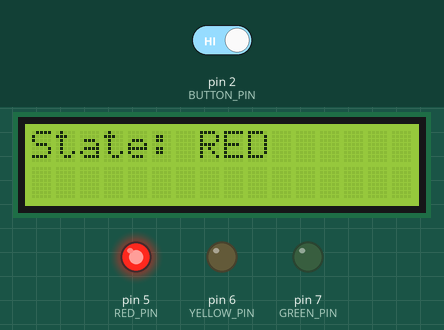
This sketch was run on a simulated Arduino Uno, built with avr-gcc and run on an emulated ATmega328P. On the bench: 16×2 character LCD, output pins drawn as LEDs (lit = HIGH). The test bench sets the inputs (shaded band); at power-on: pin 2 (BUTTON_PIN) HIGH. What the sketch prints to the serial monitor is not drawn.

Above: at 4.2 s.
4.3 s: pin 2 (BUTTON_PIN) driven HIGH
At 5.6 s:
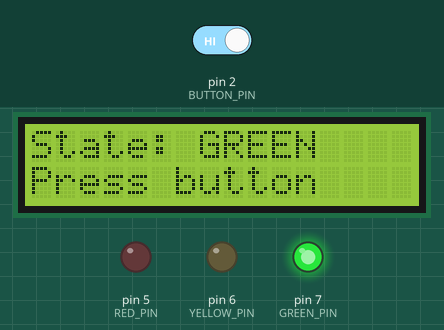
6.6 s: pin 2 (BUTTON_PIN) driven LOW
At 7.9 s:
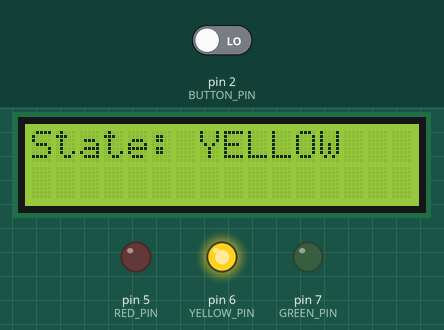
Timing chart, 0 to 15.2 s (numbered marks = the images above; inputs shaded):
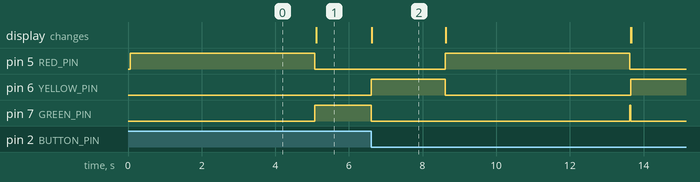

The sketch:

Task3_Pedestrian_Crossing.ino
```cpp
// =====================================================================
//  Task 3: Pedestrian crossing (a button causes a transition)
//  Display: 16x2 LCD with I2C backpack
// ---------------------------------------------------------------------
//  What this sketch does:
//    The same traffic light as Task 2, but GREEN no longer ends after
//    a fixed time. It stays GREEN until a pedestrian presses the button:
//
//        RED --(after 5 s)--> GREEN --(button pressed)--> YELLOW
//        YELLOW --(after 2 s)--> RED
//
//  Wiring (the same as Task 2, plus the button):
//    D5 -> 220 ohm -> RED LED    -> GND
//    D6 -> 220 ohm -> YELLOW LED -> GND
//    D7 -> 220 ohm -> GREEN LED  -> GND
//    Push button between D2 and GND
//    LCD:    GND -> GND, VCC -> 5V, SDA -> A4, SCL -> A5
//
//  Library (Tools -> Manage Libraries...):
//    "LiquidCrystal I2C" by Frank de Brabander
// =====================================================================

#include <Wire.h>                  // I2C bus: the LCD is controlled over SDA and SCL
#include <LiquidCrystal_I2C.h>     // driver for the I2C backpack LCD

// The LCD object: I2C address 0x20, 16 columns, 2 rows.
// The lab backpacks are at address 0x20. If your screen stays blank,
// your backpack may use another address: try 0x27 or 0x3F.
LiquidCrystal_I2C lcd(0x20, 16, 2);

// The pins
const int RED_PIN    = 5;
const int YELLOW_PIN = 6;
const int GREEN_PIN  = 7;
const int BUTTON_PIN = 2;          // push button between D2 and GND

// 1. The states
enum TrafficLightState
{
    RED,
    GREEN,
    YELLOW
};

// 2. The current state
TrafficLightState currentState = RED;


void setup()
{
    Serial.begin(9600);

    pinMode(RED_PIN,    OUTPUT);
    pinMode(YELLOW_PIN, OUTPUT);
    pinMode(GREEN_PIN,  OUTPUT);

    // INPUT_PULLUP: D2 reads HIGH normally, and LOW while the button
    // is pressed (the button connects D2 to GND)
    pinMode(BUTTON_PIN, INPUT_PULLUP);

    lcd.init();
    lcd.backlight();
}


void loop()
{
    // 3. Do the work of the current state
    switch (currentState)
    {
        case RED:
            digitalWrite(RED_PIN,    HIGH);
            digitalWrite(YELLOW_PIN, LOW);
            digitalWrite(GREEN_PIN,  LOW);
            lcd.clear();
            lcd.print("State: RED");
            Serial.println("State: RED");
            delay(5000);                       // stay in RED for 5 seconds
            currentState = GREEN;              // RED -> GREEN
            break;

        case GREEN:
            digitalWrite(RED_PIN,    LOW);
            digitalWrite(YELLOW_PIN, LOW);
            digitalWrite(GREEN_PIN,  HIGH);
            lcd.clear();
            lcd.print("State: GREEN");
            lcd.setCursor(0, 1);               // bottom row
            lcd.print("Press button");
            Serial.println("State: GREEN");

            // Wait here until the button is pressed (D2 goes LOW)
            while (digitalRead(BUTTON_PIN) == HIGH)
            {
                // do nothing
            }
            Serial.println("Button pressed");
            currentState = YELLOW;             // GREEN -> YELLOW
            break;

        case YELLOW:
            digitalWrite(RED_PIN,    LOW);
            digitalWrite(YELLOW_PIN, HIGH);
            digitalWrite(GREEN_PIN,  LOW);
            lcd.clear();
            lcd.print("State: YELLOW");
            Serial.println("State: YELLOW");
            delay(2000);                       // stay in YELLOW for 2 seconds
            currentState = RED;                // YELLOW -> RED
            break;
    }
}
```

Measured:
- after the input at 6.6 s, pin 5 (RED_PIN): LOW → HIGH after 2.0 s, → LOW 5.0 s later; pin 6 (YELLOW_PIN): LOW → HIGH at once, → LOW 2.0 s later, → HIGH 5.0 s later; pin 7 (GREEN_PIN): HIGH → LOW at once, → HIGH 7.0 s later, → LOW 0.03 s later; the display: changes at once (image 2)
- what the display in image 2 shows lasts 2.0 s, from 6.6 s to 8.6 s
